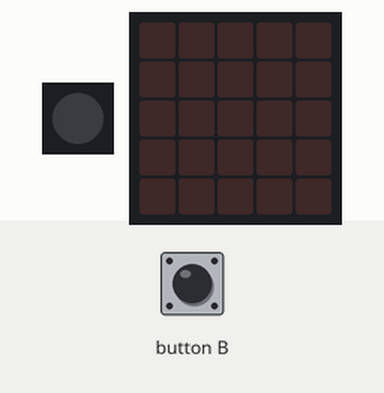
This program was run on a simulated Calliope mini (MakeCode). Shown: 1 RGB LEDs in strip order, left to right, the board's 5×5 LED display. The inputs (shaded band) are chosen by the test bench.

Above: at 1.2 s.
1.3 s: button B pressed for 0.15 s
At 1.65 s:
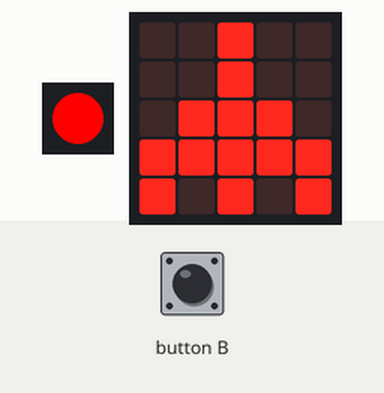
At 4.4 s:
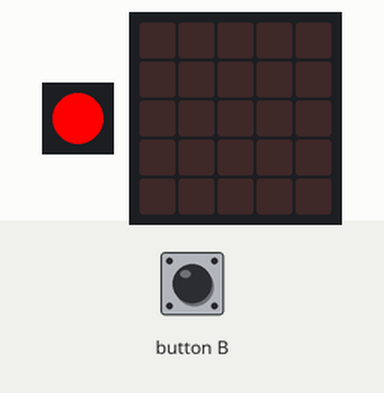
Timing chart, 0 to 5.9 s (numbered marks = the images above; inputs shaded):
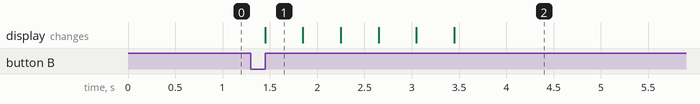

The program:

main.ts
```typescript
input.onButtonEvent(Button.B, input.buttonEventClick(), function () {
    basic.setLedColor(0xff0000)
    basic.showLeds(`
        . . # . .
        . . # . .
        . # # # .
        # # # # #
        # . # . #
        `)
    basic.setLedColor(0xff0000)
    basic.showLeds(`
        . . # . .
        . # # # .
        # # # # #
        # . # . #
        . . . . .
        `)
    basic.setLedColor(0xff0000)
    basic.showLeds(`
        . # # # .
        # # # # #
        # . # . #
        . . . . .
        . . . . .
        `)
    basic.setLedColor(0xff0000)
    basic.showLeds(`
        # # # # #
        # . # . #
        . . . . .
        . . . . .
        . . . . .
        `)
    basic.setLedColor(0xff0000)
    basic.showLeds(`
        # . # . #
        . . . . .
        . . . . .
        . . . . .
        . . . . .
        `)
    basic.setLedColor(0xff0000)
    basic.showLeds(`
        . . . . .
        . . . . .
        . . . . .
        . . . . .
        . . . . .
        `)
    basic.setLedColor(0xff0000)
})
```

test.ts
```typescript
// Hier kann man Tests durchführen; diese Datei wird nicht kompiliert, wenn dieses Paket als Erweiterung verwendet wird.
```

Measured:
- after the input at 1.3 s, the display: changes after 0.15 s (image 1)
- what the display in image 1 shows lasts 0.4 s, from 1.5 s to 1.9 s
